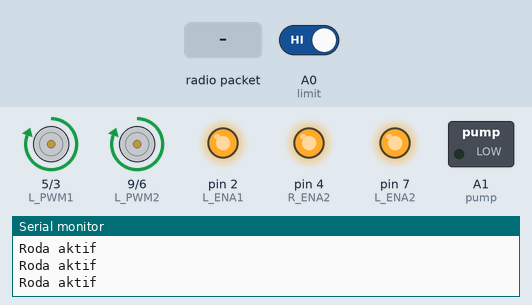
The sketch below on a simulated Arduino Uno, built with avr-gcc and run on an emulated ATmega328P. On the bench: motor-driver pin pairs drawn as motors (green arrow = first pin HIGH = forward, orange = second pin HIGH = backward, longer = more drive), switched loads named in the sketch (green lamp = pin HIGH), output pins drawn as LEDs (lit = HIGH), the last lines printed to the serial monitor. Inputs (shaded band) come from the test bench; at power-on: A0 (limit) HIGH. No radio packets arrive unless stated; pins used as bus, display or sensor lines are not drawn.

Above: at 11.5 s.
11.6 s: A0 (limit) driven LOW
At 12.8 s:
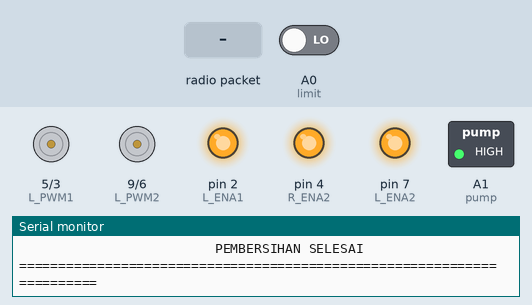
13.1 s: A0 (limit) driven HIGH
At 13.34 s:
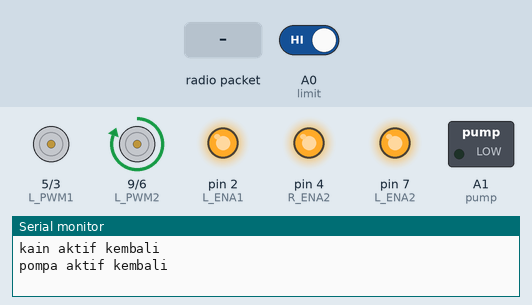
15.0 s: radio packet "X" arrives
At 16.1 s:
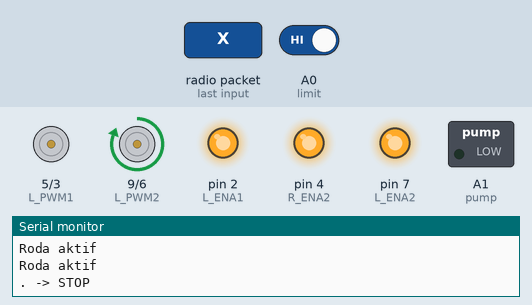
Timing chart, 0 to 18.0 s (numbered marks = the images above; inputs shaded):
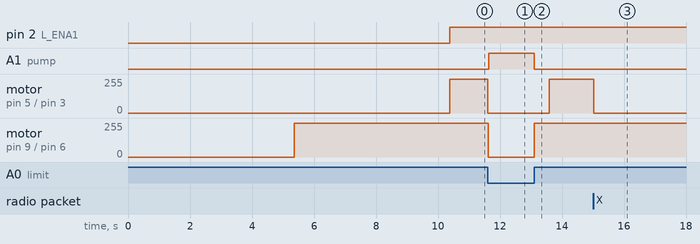

Measured:
- after the input at 11.6 s, A1 (pump): LOW → HIGH at once; motor on pin 5 (L_PWM1) / pin 3 (R_PWM1), motor on pin 9 (L_PWM2) / pin 6 (R_PWM2): forward 255/255 → stopped at once
- after the input at 13.1 s, A1 (pump): HIGH → LOW at once; motor on pin 5 (L_PWM1) / pin 3 (R_PWM1): stopped → forward 255/255 after 0.48 s; motor on pin 9 (L_PWM2) / pin 6 (R_PWM2): stopped → forward 255/255 at once
- after the input at 15.0 s, motor on pin 5 (L_PWM1) / pin 3 (R_PWM1): forward 255/255 → stopped at once

The sketch:

mainboard.ino
```cpp
#include <SPI.h>
#include <nRF24L01.h>
#include <RF24.h>
RF24 radio(8, 10); // CE, CSN
const byte addresses[][6] = {"00001", "00002"};

int R_PWM1 = 3;
int L_PWM1 = 5;
int R_ENA1 = 1;
int L_ENA1 = 2;

int R_PWM2 = 6;
int L_PWM2 = 9;
int R_ENA2 = 4;
int L_ENA2 = 7;

int stat = 1; //1:sistem jalan, 2:sistem stop

#define limit A0
#define pump  A1
void setup() {
  Serial.begin(9600);
  radio.begin();
  radio.openWritingPipe(addresses[0]); // 00201 -> Receiver
  radio.openReadingPipe(1, addresses[1]); // 00202 -> Transmitter
  radio.setPALevel(RF24_PA_MIN);

  pinMode(R_PWM1,OUTPUT);
  pinMode(L_PWM1,OUTPUT);
  pinMode(R_ENA1,OUTPUT);
  pinMode(L_ENA1,OUTPUT);

  pinMode(R_PWM2,OUTPUT);
  pinMode(L_PWM2,OUTPUT);
  pinMode(R_ENA2,OUTPUT);
  pinMode(L_ENA2,OUTPUT);

  pinMode(limit, INPUT_PULLUP);
  pinMode(pump, OUTPUT);


  Serial.println("=======================================================================");
  Serial.println("                          PERSIAPAN SISTEM                             ");
  Serial.println("=======================================================================");
  Serial.println("\n\n\n");

  digitalWrite(pump, LOW); //pump aktif
  Serial.println("pump aktif");
  delay(5000);

  Serial.println("\n\n\n");
  Serial.println("=======================================================================");
  Serial.println("                          PEMBERSIHAN DIMULAI                             ");
  Serial.println("=======================================================================");
  Serial.println("\n\n\n");

  putar(255);
  Serial.println("kain aktif");
  Serial.println("\n\n\n");

  delay(5000);

}

void loop(){
  if(digitalRead(limit) == LOW){
    Serial.println("\n\n\n");
    stop_();
    Serial.println("roda berhenti");
    berhenti_putar();
    Serial.println("kain berhenti");
    digitalWrite(pump, HIGH);
    Serial.println("pump berhenti");
    Serial.println("\n\n\n");


    Serial.println("=======================================================================");
    Serial.println("                         PEMBERSIHAN SELESAI                           ");
    Serial.println("=======================================================================");
    Serial.println("\n\n\n");

    while(1){
      radio.startListening();
      const char text[] = "";
      if (radio.available()) {
        while (radio.available()){
          radio.read(&text, sizeof(text));
        }
      }

      if(digitalRead(limit) == HIGH){
        putar(255);

        Serial.println("kain aktif kembali");
        digitalWrite(pump, LOW);
        Serial.println("pompa aktif kembali");
        delay(300);

        Serial.println("\n\n\n");
        Serial.println("=======================================================================");
        Serial.println("                          PEMBERSIHAN DIMULAI KEMBALI                             ");
        Serial.println("=======================================================================");
        Serial.println("\n\n\n");

        break;
      }
    }
  }
  else{
    radio.startListening();
    const char text[] = "";
    if (radio.available()) {
      while (radio.available()){
        radio.read(&text, sizeof(text));
      }
      if(text[0] == 'X'){
        //Serial.println(text);
        if(stat == 1){
          Serial.println("\n\n");
          Serial.println(". -> STOP");
          stat = 0;
        }
        else{
          Serial.println("\n\n");
          Serial.println(". -> START");
          Serial.println("\n\n");
          stat = 1;
        }
      }
    }

    if(stat == 1){
      maju(255);
      Serial.println("Roda aktif");
    }
    else{
      stop_();
    }
  }
}
//----------------------------------------------------------------------------------//
void maju(int pwm){
  digitalWrite(R_ENA1,HIGH);
  digitalWrite(L_ENA1,HIGH);
  analogWrite (L_PWM1,pwm);
  analogWrite (R_PWM1,0);
}
void mundur(int pwm){
  digitalWrite(R_ENA1,HIGH);
  digitalWrite(L_ENA1,HIGH);
  analogWrite (L_PWM1,0);
  analogWrite (R_PWM1,pwm);
}
void stop_(){
  digitalWrite(R_ENA1,HIGH);
  digitalWrite(L_ENA1,HIGH);
  analogWrite (L_PWM1,0);
  analogWrite (R_PWM1,0);
}
//----------------------------------------------------------------------------------//
void putar(int pwm){
  digitalWrite(R_ENA2,HIGH);
  digitalWrite(L_ENA2,HIGH);
  analogWrite(L_PWM2,pwm);
  analogWrite(R_PWM2,0);
}
void berhenti_putar(){
  digitalWrite(R_ENA2,HIGH);
  digitalWrite(L_ENA2,HIGH);
  analogWrite(L_PWM2,0);
  analogWrite(R_PWM2,0);
}
```
